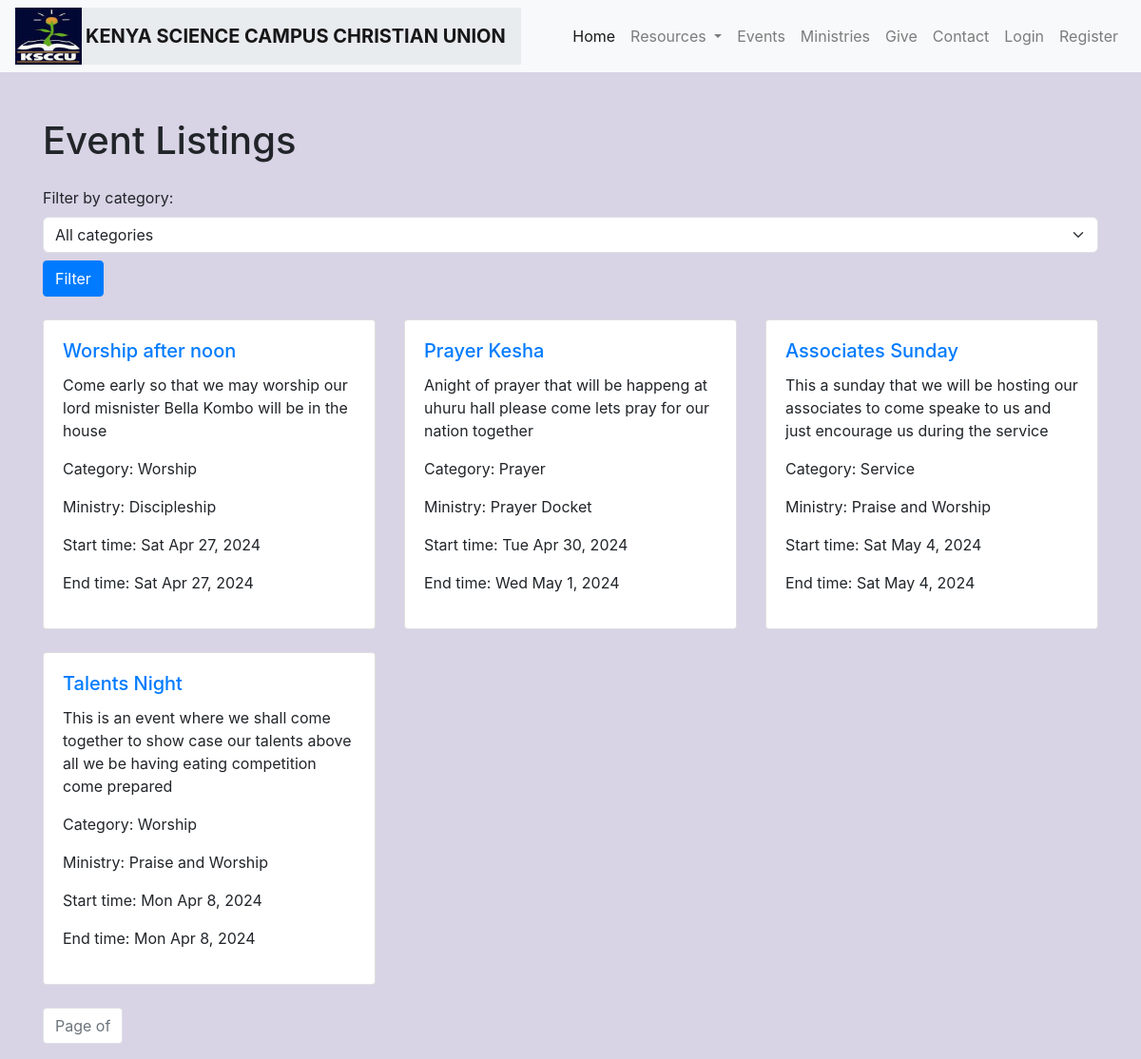
Screenshot of /events/ with the database file from the repository.
### event_resources/models.py (models this page shows)
class Event(models.Model):
    name = models.CharField(max_length=128)
    description = models.TextField()
    start_time = models.DateTimeField()
    end_time = models.DateTimeField()
    category = models.CharField(max_length=64)
    ministry = models.ForeignKey('Ministry', on_delete=models.CASCADE)
    image = models.ImageField(upload_to='events/images/', blank=True)

class Ministry(models.Model):
    name = models.CharField(max_length=128)
    short_message = models.TextField()
    leader = models.ForeignKey(User, on_delete=models.CASCADE)
    image = models.ImageField(upload_to='ministries/images/', blank=True, null=True)
    leader_email = models.EmailField(blank=True, null=True)
    leader_phone = models.CharField(max_length=32, blank=True, null=True)
    leader_address = models.CharField(max_length=256, blank=True, null=True)

### event_resources/views.py (the view)
# urls.py: path('events/', views.event_listings, name='events_list'),
def event_listings(request):
    category = request.GET.get('category')
    events = []
    if category:
        events = Event.objects.filter(category=category)
    else:
        events = Event.objects.all()
    paginator = Paginator(events, 10)
    page_number = request.GET.get('page')
    page_obj = paginator.get_page(page_number)
    return render(request, 'event/listings.html', {'page_obj': page_obj, 'category': category, "events": events})

### templates/event/listings.html (shortened to what this page needs)
{% extends 'base.html' %}
{% block content %}
  <div class="container mt-5">
    <h1 class="mb-4">Event Listings</h1>
    <form class="mb-4">
      <label for="category" class="form-label">Filter by category:</label>
      <select class="form-select" id="category">
        <option value="">All categories</option>
      </select>
      <button type="submit" class="btn btn-primary mt-2">Filter</button>
    </form>
    <div class="row row-cols-1 row-cols-md-3 g-4">
      {% for event in events %}
        <div class="col">
          <div class="card h-100">
            <div class="card-body">
              <h5 class="card-title"><a href="">{{ event.name }}</a></h5>
              <p class="card-text">{{ event.description|truncatewords:30 }}</p>
              <p>Category: {{ event.category }}</p>
              <p>Ministry: {{ event.ministry.name }}</p>
              <p>Start time: {{ event.start_time|date:"D M j, Y" }}</p>
              <p>End time: {{ event.end_time|date:"D M j, Y" }}</p>
            </div>
          </div>
        </div>
      {% empty %}
        <p>No events found.</p>
      {% endfor %}
    </div>
    <nav class="mt-4">
      <ul class="pagination">
        <li class="page-item disabled">
          <span class="page-link">
            Page {{ events.number }} of {{ events.paginator.num_pages }}
          </span>
        </li>
      </ul>
    </nav>
  </div>
{% endblock %}

### templates/base.html (shortened to what this page needs)
<!DOCTYPE html>
<html lang="en">
<head>
    {% load static %}
    <link rel="stylesheet" href="https://cdn.jsdelivr.net/npm/chart.js@2.9.4/dist/Chart.min.js">
    <link rel="stylesheet" href="https://stackpath.bootstrapcdn.com/bootstrap/4.3.1/css/bootstrap.min.css">
    <link href="https://cdn.jsdelivr.net/npm/bootstrap@5.3.0-alpha1/dist/css/bootstrap.min.css" rel="stylesheet">
     <link href="https://maxcdn.bootstrapcdn.com/bootstrap/4.5.2/css/bootstrap.min.css" rel="stylesheet">
    <link rel="stylesheet" href="{% static 'css/style.css' %}">
</head>
<body>
 <nav class="navbar navbar-expand-lg navbar-light bg-light">
    <a class="d-flex align-items-center bg-body-secondary" href="{% url 'event_resources:homepage' %}">
        <img src="{% static 'img/logo.png' %}" alt="KSCCU logo" class="img-fluid" style="height: 60px; width: 70px;">
         <strong class="navbar-brand ml-1">KENYA SCIENCE CAMPUS CHRISTIAN UNION</strong>
    </a>
    <div class="collapse navbar-collapse" id="navbarNav">
        <ul class="navbar-nav ml-auto">
            <li class="nav-item active">
                <a class="nav-link" href="{% url 'event_resources:homepage' %}">Home</a>
            </li>
            <li class="nav-item dropdown">
                <a class="nav-link dropdown-toggle" href="#" id="navbarDropdown" role="button" data-toggle="dropdown" aria-haspopup="true" aria-expanded="false">
                    Resources
                </a>
            </li>
            <li class="nav-item">
                <a class="nav-link" href="{% url 'event_resources:events_list' %}">Events</a>
            </li>
            <li class="nav-item">
                <a class="nav-link" href="{% url 'event_resources:ministries' %}">Ministries</a>
            </li>
            <li class="nav-item">
                <a class="nav-link" href="{% url 'event_resources:give' %}">Give</a>
            </li>
            <li class="nav-item">
                <a class="nav-link" href="{% url 'event_resources:contact' %}">Contact</a>
            </li>
            {% if user.is_authenticated %}
                <li class="nav-item">
                    <a class="nav-link" href="#">Profile</a>
                </li>
                <li class="nav-item">
                    <a class="nav-link" href="{% url 'accounts:logout' %}">Logout</a>
                </li>
            {% else %}
                <li class="nav-item">
                    <a class="nav-link" href="{% url 'accounts:login' %}">Login</a>
                </li>
                <li class="nav-item">
                    <a class="nav-link" href="{% url 'accounts:register' %}">Register</a>
                </li>
            {% endif %}
        </ul>
    </div>
</nav>
    <div class="">
        {% block content %}
        {% endblock %}
    </div>
</body>
</html>

### static/css/style.css (style rules this page uses)
body { background: rgb(216, 211, 229); }

### rows the page displays
Event: name "Worship after noon", description "Come early so that we may worship our lord misnister Bella Kombo will be in the house", category "Worship", ministry.name "Discipleship", start_time "Sat Apr 27, 2024", end_time "Sat Apr 27, 2024"
Event: name "Prayer Kesha", description "Anight of prayer that will be happeng at uhuru hall please come lets pray for our nation together", category "Prayer", ministry.name "Prayer Docket", start_time "Tue Apr 30, 2024", end_time "Wed May 1, 2024"
Event: name "Associates Sunday", description "This a sunday that we will be hosting our associates to come speake to us and just encourage us during the service", category "Service", ministry.name "Praise and Worship", start_time "Sat May 4, 2024", end_time "Sat May 4, 2024"
Event: name "Talents Night", description "This is an event where we shall come together to show case our talents above all we be having eating competition come prepared", category "Worship", ministry.name "Praise and Worship", start_time "Mon Apr 8, 2024", end_time "Mon Apr 8, 2024"
